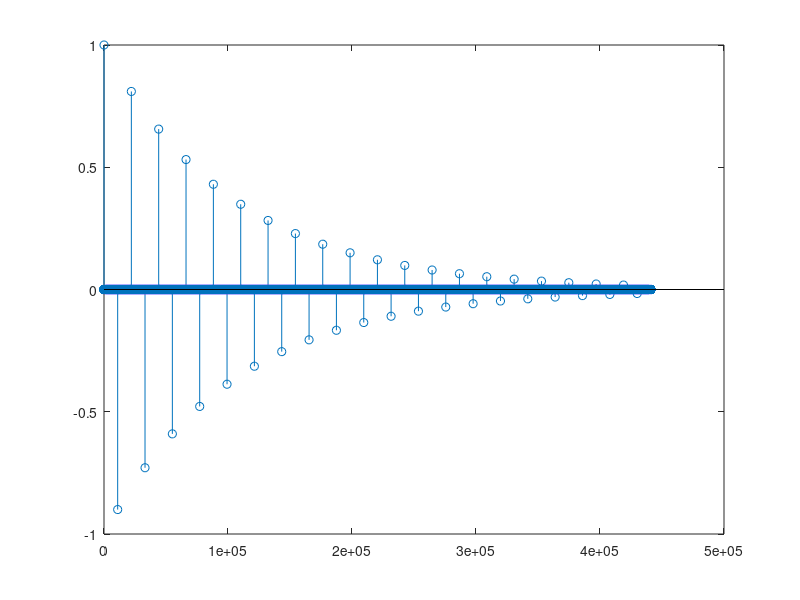

The MATLAB script that drew this image:
g = 0.9; Fe = 44100;
tau = 0.25*Fe; N = 10*Fe;
X = zeros(1,N); X(1) = 1;
a = zeros(1, tau+1); a(1) = 1;
a(tau+1) = g; b = 1;
Y = filter(b, a, X);
stem(Y)
